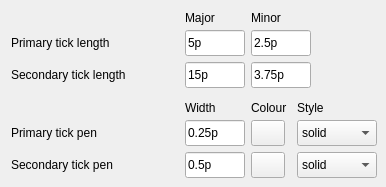
   <widget class="QWidget" name="tabTicks">
    <attribute name="title">
     <string>Ticks</string>
    </attribute>
    <widget class="QLabel" name="lblHdrMajor">
     <property name="geometry">
      <rect>
       <x>185</x>
       <y>8</y>
       <width>60</width>
       <height>20</height>
      </rect>
     </property>
     <property name="text">
      <string>Major</string>
     </property>
    </widget>
    <widget class="QLabel" name="lblHdrMinor">
     <property name="geometry">
      <rect>
       <x>251</x>
       <y>8</y>
       <width>60</width>
       <height>20</height>
      </rect>
     </property>
     <property name="text">
      <string>Minor</string>
     </property>
    </widget>
    <widget class="QLabel" name="lblTickLenP">
     <property name="geometry">
      <rect>
       <x>11</x>
       <y>30</y>
       <width>170</width>
       <height>26</height>
      </rect>
     </property>
     <property name="text">
      <string>Primary tick length</string>
     </property>
    </widget>
    <widget class="QLineEdit" name="editTickLenPMajor">
     <property name="geometry">
      <rect>
       <x>185</x>
       <y>30</y>
       <width>60</width>
       <height>26</height>
      </rect>
     </property>
     <property name="toolTip">
      <string>MAP_TICK_LENGTH_PRIMARY, major ticks.</string>
     </property>
     <property name="text">
      <string>5p</string>
     </property>
     <property name="gmtKey" stdset="0">
      <string>MAP_TICK_LENGTH_PRIMARY</string>
     </property>
     <property name="gmtPart" stdset="0">
      <string>major</string>
     </property>
    </widget>
    <widget class="QLineEdit" name="editTickLenPMinor">
     <property name="geometry">
      <rect>
       <x>251</x>
       <y>30</y>
       <width>60</width>
       <height>26</height>
      </rect>
     </property>
     <property name="toolTip">
      <string>MAP_TICK_LENGTH_PRIMARY, minor ticks. Empty = 50% of the major.</string>
     </property>
     <property name="text">
      <string>2.5p</string>
     </property>
     <property name="gmtKey" stdset="0">
      <string>MAP_TICK_LENGTH_PRIMARY</string>
     </property>
     <property name="gmtPart" stdset="0">
      <string>minor</string>
     </property>
    </widget>
    <widget class="QLabel" name="lblTickLenS">
     <property name="geometry">
      <rect>
       <x>11</x>
       <y>62</y>
       <width>170</width>
       <height>26</height>
      </rect>
     </property>
     <property name="text">
      <string>Secondary tick length</string>
     </property>
    </widget>
    <widget class="QLineEdit" name="editTickLenSMajor">
     <property name="geometry">
      <rect>
       <x>185</x>
       <y>62</y>
       <width>60</width>
       <height>26</height>
      </rect>
     </property>
     <property name="toolTip">
      <string>MAP_TICK_LENGTH_SECONDARY, major ticks (time axes with two annotation levels).</string>
     </property>
     <property name="text">
      <string>15p</string>
     </property>
     <property name="gmtKey" stdset="0">
      <string>MAP_TICK_LENGTH_SECONDARY</string>
     </property>
     <property name="gmtPart" stdset="0">
      <string>major</string>
     </property>
    </widget>
    <widget class="QLineEdit" name="editTickLenSMinor">
     <property name="geometry">
      <rect>
       <x>251</x>
       <y>62</y>
       <width>60</width>
       <height>26</height>
      </rect>
     </property>
     <property name="toolTip">
      <string>MAP_TICK_LENGTH_SECONDARY, minor ticks. Empty = 25% of the major.</string>
     </property>
     <property name="text">
      <string>3.75p</string>
     </property>
     <property name="gmtKey" stdset="0">
      <string>MAP_TICK_LENGTH_SECONDARY</string>
     </property>
     <property name="gmtPart" stdset="0">
      <string>minor</string>
     </property>
    </widget>
    <widget class="QLabel" name="lblHdrPenW">
     <property name="geometry">
      <rect>
       <x>185</x>
       <y>98</y>
       <width>60</width>
       <height>20</height>
      </rect>
     </property>
     <property name="text">
      <string>Width</string>
     </property>
    </widget>
    <widget class="QLabel" name="lblHdrPenC">
     <property name="geometry">
      <rect>
       <x>251</x>
       <y>98</y>
       <width>46</width>
       <height>20</height>
      </rect>
     </property>
     <property name="text">
      <string>Colour</string>
     </property>
    </widget>
    <widget class="QLabel" name="lblHdrPenS">
     <property name="geometry">
      <rect>
       <x>297</x>
       <y>98</y>
       <width>80</width>
       <height>20</height>
      </rect>
     </property>
     <property name="text">
      <string>Style</string>
     </property>
    </widget>
    <widget class="QLabel" name="lblTickPenP">
     <property name="geometry">
      <rect>
       <x>11</x>
       <y>120</y>
       <width>170</width>
       <height>26</height>
      </rect>
     </property>
     <property name="text">
      <string>Primary tick pen</string>
     </property>
    </widget>
    <widget class="QLineEdit" name="editTickPenPW">
     <property name="geometry">
      <rect>
       <x>185</x>
       <y>120</y>
       <width>60</width>
       <height>26</height>
      </rect>
     </property>
     <property name="toolTip">
      <string>MAP_TICK_PEN_PRIMARY width.</string>
     </property>
     <property name="text">
      <string>0.25p</string>
     </property>
     <property name="gmtKey" stdset="0">
      <string>MAP_TICK_PEN_PRIMARY</string>
     </property>
     <property name="gmtPart" stdset="0">
      <string>width</string>
     </property>
    </widget>
    <widget class="QPushButton" name="btnTickPenPC">
     <property name="geometry">
      <rect>
       <x>251</x>
       <y>120</y>
       <width>34</width>
       <height>26</height>
      </rect>
     </property>
     <property name="toolTip">
      <string>MAP_TICK_PEN_PRIMARY colour.</string>
     </property>
     <property name="gmtKey" stdset="0">
      <string>MAP_TICK_PEN_PRIMARY</string>
     </property>
     <property name="gmtPart" stdset="0">
      <string>color</string>
     </property>
     <property name="gmtColor" stdset="0">
      <string>black</string>
     </property>
    </widget>
    <widget class="QComboBox" name="cmbTickPenPS">
     <property name="geometry">
      <rect>
       <x>297</x>
       <y>120</y>
       <width>80</width>
       <height>26</height>
      </rect>
     </property>
     <property name="toolTip">
      <string>MAP_TICK_PEN_PRIMARY style.</string>
     </property>
     <property name="gmtKey" stdset="0">
      <string>MAP_TICK_PEN_PRIMARY</string>
     </property>
     <property name="gmtPart" stdset="0">
      <string>style</string>
     </property>
     <item>
      <property name="text">
       <string>solid</string>
      </property>
     </item>
     <item>
      <property name="text">
       <string>dash</string>
      </property>
     </item>
     <item>
      <property name="text">
       <string>dot</string>
      </property>
     </item>
     <item>
      <property name="text">
       <string>dash-dot</string>
      </property>
     </item>
    </widget>
    <widget class="QLabel" name="lblTickPenS">
     <property name="geometry">
      <rect>
       <x>11</x>
       <y>152</y>
       <width>170</width>
       <height>26</height>
      </rect>
     </property>
     <property name="text">
      <string>Secondary tick pen</string>
     </property>
    </widget>
    <widget class="QLineEdit" name="editTickPenSW">
     <property name="geometry">
      <rect>
       <x>185</x>
       <y>152</y>
       <width>60</width>
       <height>26</height>
      </rect>
     </property>
     <property name="toolTip">
      <string>MAP_TICK_PEN_SECONDARY width.</string>
     </property>
     <property name="text">
      <string>0.5p</string>
     </property>
     <property name="gmtKey" stdset="0">
      <string>MAP_TICK_PEN_SECONDARY</string>
     </property>
     <property name="gmtPart" stdset="0">
      <string>width</string>
     </property>
    </widget>
    <widget class="QPushButton" name="btnTickPenSC">
     <property name="geometry">
      <rect>
       <x>251</x>
       <y>152</y>
       <width>34</width>
       <height>26</height>
      </rect>
     </property>
     <property name="toolTip">
      <string>MAP_TICK_PEN_SECONDARY colour.</string>
     </property>
     <property name="gmtKey" stdset="0">
      <string>MAP_TICK_PEN_SECONDARY</string>
     </property>
     <property name="gmtPart" stdset="0">
      <string>color</string>
     </property>
     <property name="gmtColor" stdset="0">
      <string>black</string>
     </property>
    </widget>
    <widget class="QComboBox" name="cmbTickPenSS">
     <property name="geometry">
      <rect>
       <x>297</x>
       <y>152</y>
       <width>80</width>
       <height>26</height>
      </rect>
     </property>
     <property name="toolTip">
      <string>MAP_TICK_PEN_SECONDARY style.</string>
     </property>
     <property name="gmtKey" stdset="0">
      <string>MAP_TICK_PEN_SECONDARY</string>
     </property>
     <property name="gmtPart" stdset="0">
      <string>style</string>
     </property>
     <item>
      <property name="text">
       <string>solid</string>
      </property>
     </item>
     <item>
      <property name="text">
       <string>dash</string>
      </property>
     </item>
     <item>
      <property name="text">
       <string>dot</string>
      </property>
     </item>
     <item>
      <property name="text">
       <string>dash-dot</string>
      </property>
     </item>
    </widget>
   </widget>
